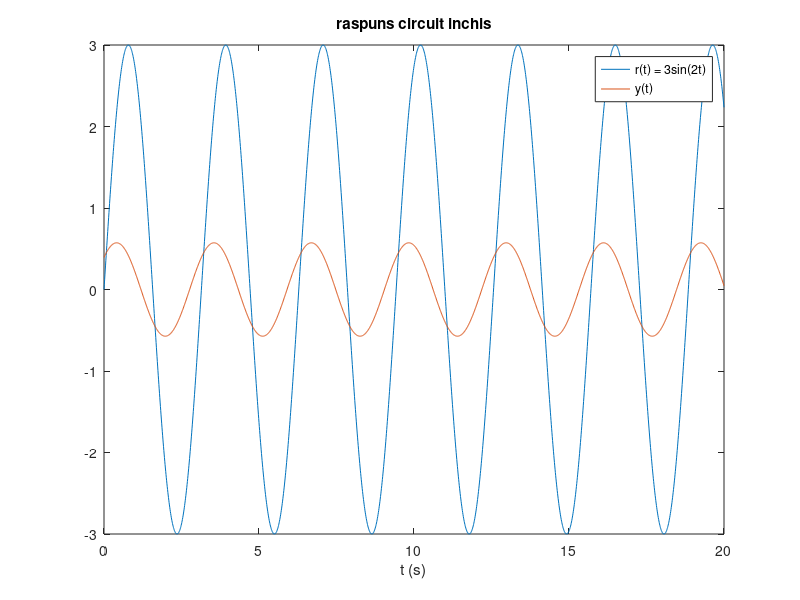

The MATLAB source for this figure:
% din graficul bode se citeste:
%   - magnitudine joasa frecventa: -20 dB => K = 0.1
%   - magnitudine inalta frecventa: 0 dB  => K*T1/T2 = 1 => T1/T2 = 10
%   - break-uri la omega=1 si omega=10 => T1=1s, T2=0.1s
%
% => G(s) = (s+1)/(s+10),  constante de timp: T1=1s, T2=0.1s

% a. functia de transfer
num_ol = [1 1];   % s + 1
den_ol = [1 10];  % s + 10
G_ol = tf(num_ol, den_ol)

% b. raspuns la r(t) = 3*sin(2t) in circuit inchis
G_cl = feedback(G_ol, 1);   % bucla inchisa cu feedback negativ unitar

omega = 2;
t = 0:0.01:20;
u = 3 * sin(omega * t);

[amp, phi] = bode(G_cl, omega);
y = 3 * amp * sin(omega*t + deg2rad(phi));

plot(t, u, t, y)
legend('r(t) = 3sin(2t)', 'y(t)')
title('raspuns circuit inchis')
xlabel('t (s)')
